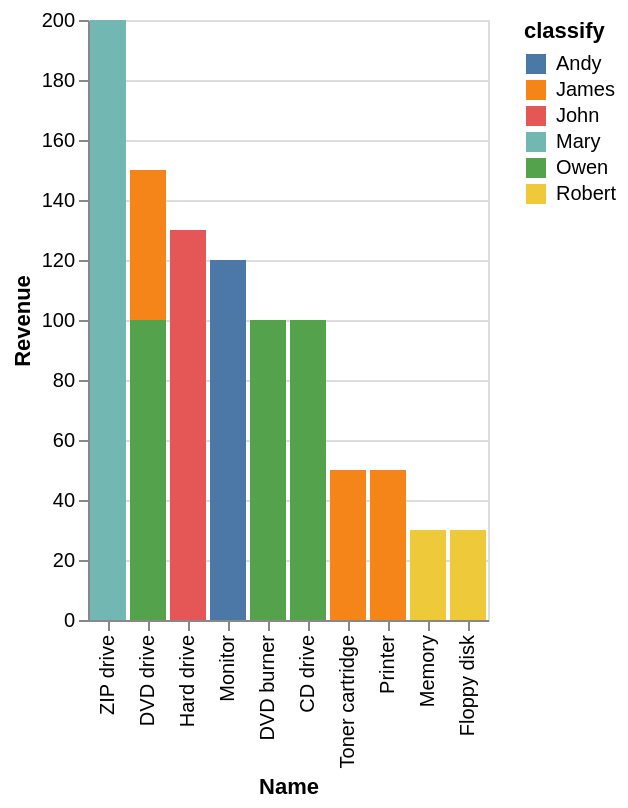

Describe this chart as a Vega-Lite specification.
### Vega-Lite specification from a JSON file in a GitHub repository (floating-point values rounded to 4 significant figures)
{"data": {"values": [{"x_data": "ZIP drive", "y_data": 0, "classify": "Andy"}, {"x_data": "DVD drive", "y_data": 0, "classify": "Andy"}, {"x_data": "Hard drive", "y_data": 0, "classify": "Andy"}, {"x_data": "Monitor", "y_data": 120, "classify": "Andy"}, {"x_data": "DVD burner", "y_data": 0, "classify": "Andy"}, {"x_data": "CD drive", "y_data": 0, "classify": "Andy"}, {"x_data": "Toner cartridge", "y_data": 0, "classify": "Andy"}, {"x_data": "Printer", "y_data": 0, "classify": "Andy"}, {"x_data": "Memory", "y_data": 0, "classify": "Andy"}, {"x_data": "Floppy disk", "y_data": 0, "classify": "Andy"}, {"x_data": "ZIP drive", "y_data": 0, "classify": "James"}, {"x_data": "DVD drive", "y_data": 50, "classify": "James"}, {"x_data": "Hard drive", "y_data": 0, "classify": "James"}, {"x_data": "Monitor", "y_data": 0, "classify": "James"}, {"x_data": "DVD burner", "y_data": 0, "classify": "James"}, {"x_data": "CD drive", "y_data": 0, "classify": "James"}, {"x_data": "Toner cartridge", "y_data": 50, "classify": "James"}, {"x_data": "Printer", "y_data": 50, "classify": "James"}, {"x_data": "Memory", "y_data": 0, "classify": "James"}, {"x_data": "Floppy disk", "y_data": 0, "classify": "James"}, {"x_data": "ZIP drive", "y_data": 0, "classify": "John"}, {"x_data": "DVD drive", "y_data": 0, "classify": "John"}, {"x_data": "Hard drive", "y_data": 130, "classify": "John"}, {"x_data": "Monitor", "y_data": 0, "classify": "John"}, {"x_data": "DVD burner", "y_data": 0, "classify": "John"}, {"x_data": "CD drive", "y_data": 0, "classify": "John"}, {"x_data": "Toner cartridge", "y_data": 0, "classify": "John"}, {"x_data": "Printer", "y_data": 0, "classify": "John"}, {"x_data": "Memory", "y_data": 0, "classify": "John"}, {"x_data": "Floppy disk", "y_data": 0, "classify": "John"}, {"x_data": "ZIP drive", "y_data": 200, "classify": "Mary"}, {"x_data": "DVD drive", "y_data": 0, "classify": "Mary"}, {"x_data": "Hard drive", "y_data": 0, "classify": "Mary"}, {"x_data": "Monitor", "y_data": 0, "classify": "Mary"}, {"x_data": "DVD burner", "y_data": 0, "classify": "Mary"}, {"x_data": "CD drive", "y_data": 0, "classify": "Mary"}, {"x_data": "Toner cartridge", "y_data": 0, "classify": "Mary"}, {"x_data": "Printer", "y_data": 0, "classify": "Mary"}, {"x_data": "Memory", "y_data": 0, "classify": "Mary"}, {"x_data": "Floppy disk", "y_data": 0, "classify": "Mary"}, {"x_data": "ZIP drive", "y_data": 0, "classify": "Owen"}, {"x_data": "DVD drive", "y_data": 100, "classify": "Owen"}, {"x_data": "Hard drive", "y_data": 0, "classify": "Owen"}, {"x_data": "Monitor", "y_data": 0, "classify": "Owen"}, {"x_data": "DVD burner", "y_data": 100, "classify": "Owen"}, {"x_data": "CD drive", "y_data": 100, "classify": "Owen"}, {"x_data": "Toner cartridge", "y_data": 0, "classify": "Owen"}, {"x_data": "Printer", "y_data": 0, "classify": "Owen"}, {"x_data": "Memory", "y_data": 0, "classify": "Owen"}, {"x_data": "Floppy disk", "y_data": 0, "classify": "Owen"}, {"x_data": "ZIP drive", "y_data": 0, "classify": "Robert"}, {"x_data": "DVD drive", "y_data": 0, "classify": "Robert"}, {"x_data": "Hard drive", "y_data": 0, "classify": "Robert"}, {"x_data": "Monitor", "y_data": 0, "classify": "Robert"}, {"x_data": "DVD burner", "y_data": 0, "classify": "Robert"}, {"x_data": "CD drive", "y_data": 0, "classify": "Robert"}, {"x_data": "Toner cartridge", "y_data": 0, "classify": "Robert"}, {"x_data": "Printer", "y_data": 0, "classify": "Robert"}, {"x_data": "Memory", "y_data": 30, "classify": "Robert"}, {"x_data": "Floppy disk", "y_data": 30, "classify": "Robert"}]}, "mark": "bar", "encoding": {"x": {"field": "x_data", "type": "nominal", "title": "Name", "sort": {"op": "sum", "field": "y_data", "order": "descending"}}, "y": {"field": "y_data", "type": "quantitative", "title": "Revenue"}, "color": {"field": "classify"}}}
